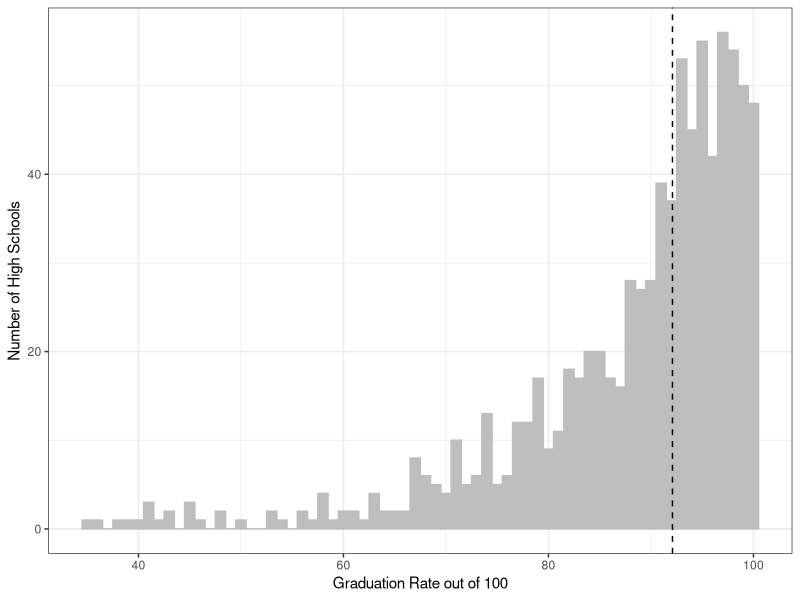
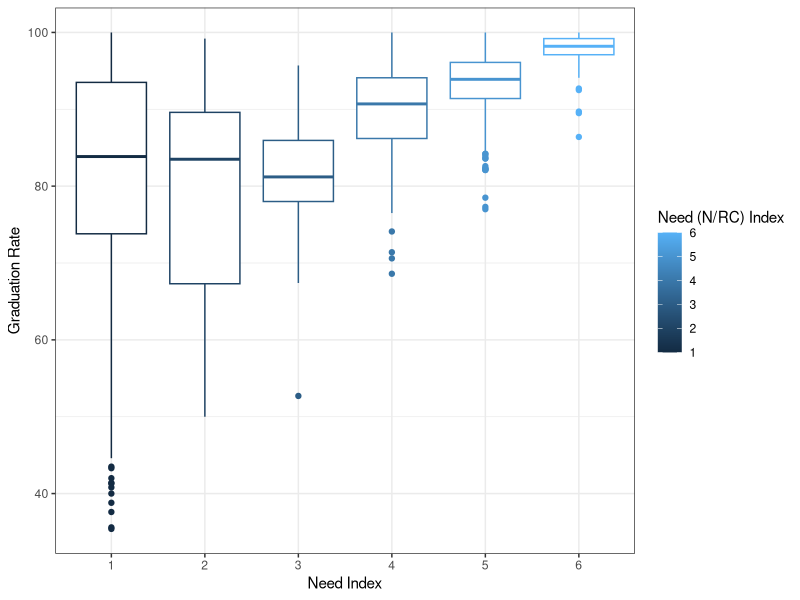
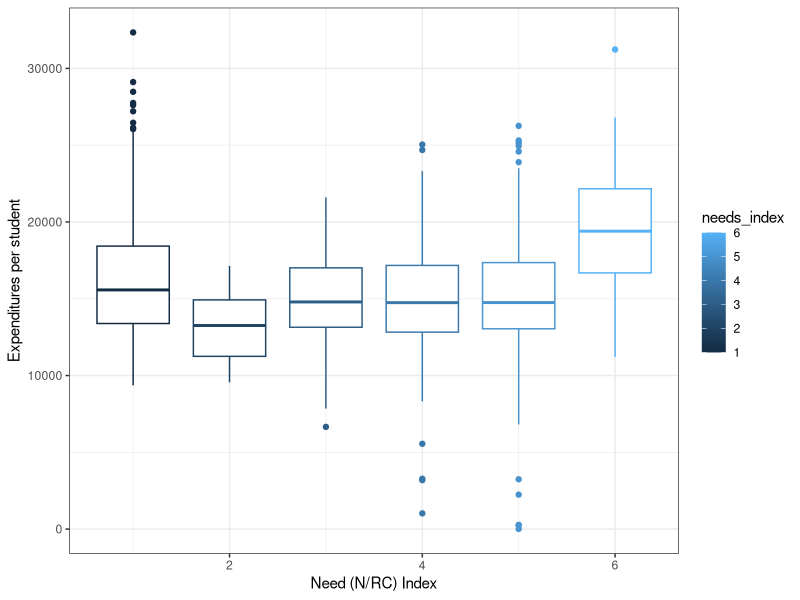
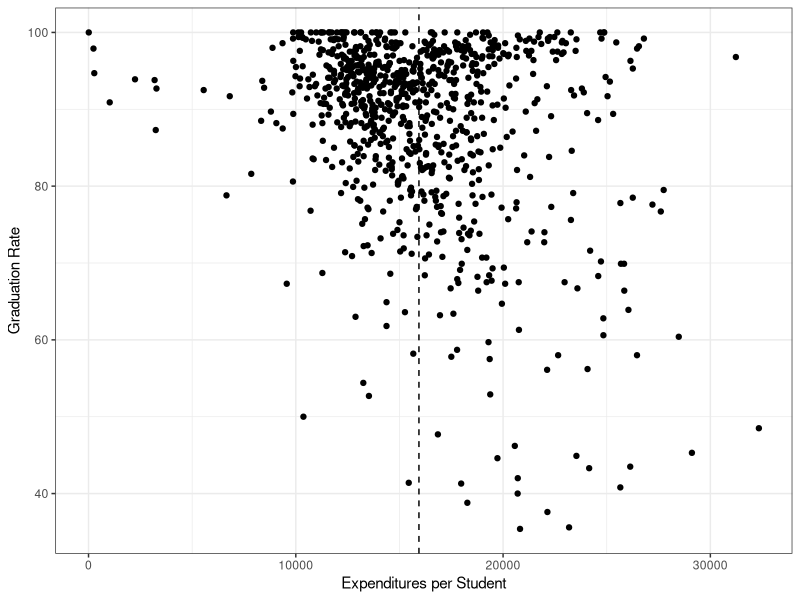
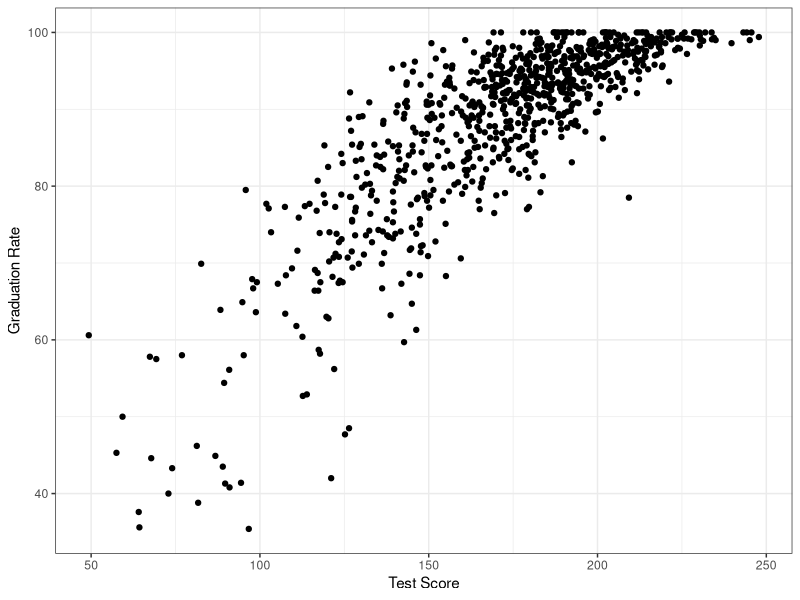

The R script that drew these images, in order:
# load libraries
library(kableExtra)                     # for printing tables
library(cowplot)                        # for side by side plots                      # for dealing with dates# for creating maps
library(tidyverse)

# read in the cleaned data
grad_train = read_csv("data/clean/grad_train.csv")
grad_test = read_csv("data/clean/grad_test.csv")

# calculate median graduation rate
grad_train$grad_rate_combined = as.numeric(grad_train$grad_rate_combined)
median_grad_rate = median(grad_train$grad_rate_combined)
mean(grad_train$grad_rate_combined)

#calculate covariance between features
c_1 = cov(grad_train$teach_oc, grad_train$teach_inexp)
c_2 = cov(grad_train$expenditures, grad_train$cccr_level) #as one goes up the other goes down
c_3 = cov(grad_train$cccr_level, grad_train$combined_test) #yes, some
c_4 = cov(grad_train$grad_rate_combined, grad_train$combined_test) #lots
c_5 = cov(grad_train$grad_rate_combined, grad_train$cccr_level) #hardly any

#compile covariance numbers into a tibble
covariance_n = tibble(feature_1 = c("No. of Teachers out of Certification", "Expenditures per student", "CCCR Level", "Graduation Rate", "Graduation Rate"),
                      feature_2 = c("No. of Teachers with less than 4 yrs in role", "CCCR Level", "Test Scores", "Test Scores", "CCCR Level" ),
                      covariance = c(c_1, c_2, c_3, c_4, c_5))

covariance_n %>%
  kbl(caption = "Covariance between a few key features", col.names = c("Feature 1", "Feature 2", "Covariance")) %>%
  kable_classic(full_width = F, html_font = "Cambria") %>%
  kable_styling(latex_options = "HOLD_position")

#variation within features
sd(grad_train$combined_test)
min(grad_train$combined_test)
max(grad_train$combined_test)
mean(grad_train$combined_test)


# create histogram of graduation rates
histogram = grad_train %>%
  ggplot(aes(x = grad_rate_combined)) + 
  geom_histogram(color = "gray", fill = "gray", binwidth = 1) +
  geom_vline(xintercept = median_grad_rate,
             linetype = "dashed") +
  labs(x = "Graduation Rate out of 100", 
       y = "Number of High Schools") +
  theme_bw()

# save the histogram
ggsave(filename = "results/response-histogram.png", 
       plot = histogram, 
       device = "png", 
       width = 5, 
       height = 3)


#Find top 10 High schools and bottom 10 high schools; make tables

top_ten_p = grad_train %>%
  select(entity_name, grad_rate_combined) %>%
  arrange(desc(grad_rate_combined)) %>%
  head(10) %>%
  kbl(caption = "Top High Schools in New York by Graduation Rate", col.names = c("School Name", "Graduation Rate")) %>%
  kable_classic(full_width = F, html_font = "Cambria") %>%
  kable_styling(latex_options = "HOLD_position")

bottom_ten_p = grad_train %>%
  select(entity_name, grad_rate_combined) %>%
  arrange((grad_rate_combined)) %>%
  head(10) %>%
  kbl(caption = "High Schools with lowest Graduation Rate", col.names = c("School Name", "Graduation Rate")) %>%
  kable_classic(full_width = F, html_font = "Cambria") %>%
  kable_styling(latex_options = "HOLD_position")

#average graduation rate of each county & make table
county_performance = grad_train %>%
  select(county_cd, county_name, entity_name, grad_rate_combined) %>%
  group_by(county_cd) %>%
  summarise(mean_gr = mean(grad_rate_combined), county = county_name) %>%
  ungroup() %>%
  arrange(desc(mean_gr))

county_performace_t = county_performance %>%
  select(-county_cd) %>%
  relocate(county) %>%
  head(10) %>%
  kbl(caption = "Counties with Highest Average Graduation Rate", col.names = c("School Name", "Graduation Rate")) %>%
  kable_classic(full_width = F, html_font = "Cambria") %>%
  kable_styling(latex_options = "HOLD_position")


ggsave(filename = "results/county-performance.png", 
       plot = county_performace_t, 
       device = "png", 
       width = 5, 
       height = 3)


#Make box plot to study grad rate in terms of Need Index
need_boxplot = grad_train %>%
  ggplot(aes(x = needs_index, y = grad_rate_combined, group = needs_index, color = needs_index)) +
  geom_boxplot() +
  labs(x = "Need Index", y = "Graduation Rate", color = "Need (N/RC) Index") +
  scale_x_discrete(limits=c("1", "2", "3", "4", "5", "6")) +
  theme_bw()

ggsave(filename = "results/need-boxplot.png", 
       plot = need_boxplot, 
       device = "png", 
       width = 5, 
       height = 3)

#box plot for expenditure vs. need
cccr_p = grad_train %>%
  ggplot(aes(x = needs_index, y = expenditures, group = needs_index, color = needs_index)) +
  geom_boxplot() +
  theme_bw() +
  labs(x = "Need (N/RC) Index", y = "Expenditures per student")

ggsave(filename = "results/cccr-boxplot.png", 
       plot = cccr_p, 
       device = "png", 
       width = 5, 
       height = 3)

average_money = mean(grad_train$expenditures)

#Scatter plots: grad rate vs. expenditure
expend_p = grad_train %>%
  ggplot(aes(x = expenditures, y = grad_rate_combined)) +
  geom_point() +
  theme_bw() +
  geom_vline(xintercept = average_money, linetype = "dashed") +
  labs(x = "Expenditures per Student", y = "Graduation Rate")

ggsave(filename = "results/expend-scatterplot.png", 
       plot = expend_p, 
       device = "png", 
       width = 5, 
       height = 3)

#Scatter plots: grad rate vs. test score
test_p = grad_train %>%
  ggplot(aes(x = combined_test, y = grad_rate_combined)) +
  geom_point() +
  theme_bw() +
  labs(x = "Test Score", y = "Graduation Rate")

ggsave(filename = "results/test-score-scatterplot.png", 
       plot = test_p, 
       device = "png", 
       width = 5, 
       height = 3)
